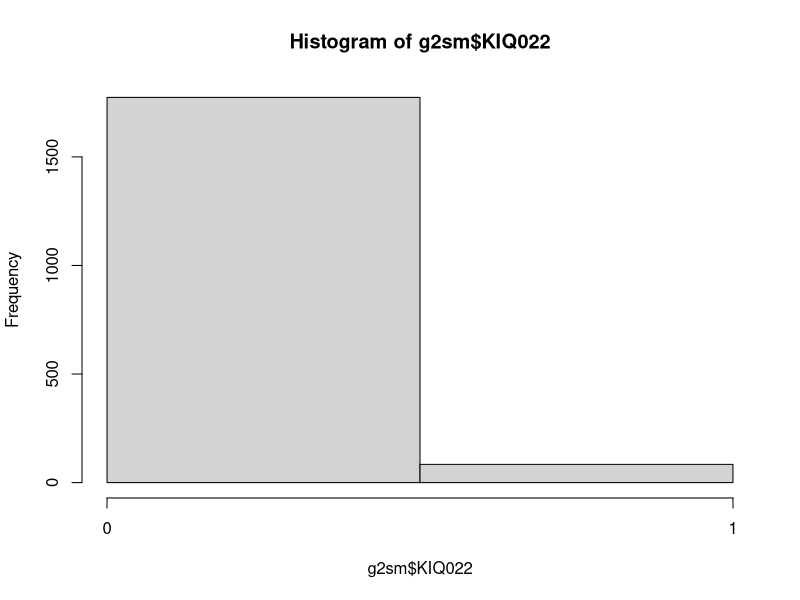
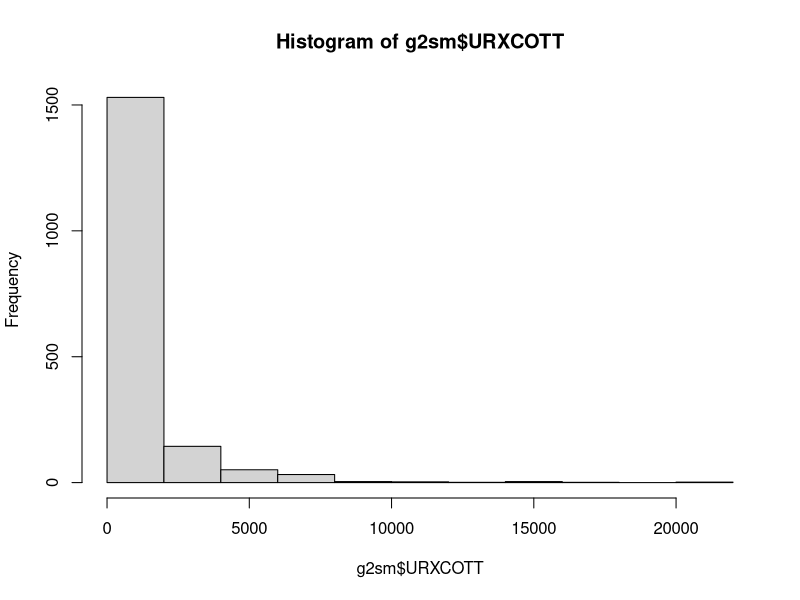
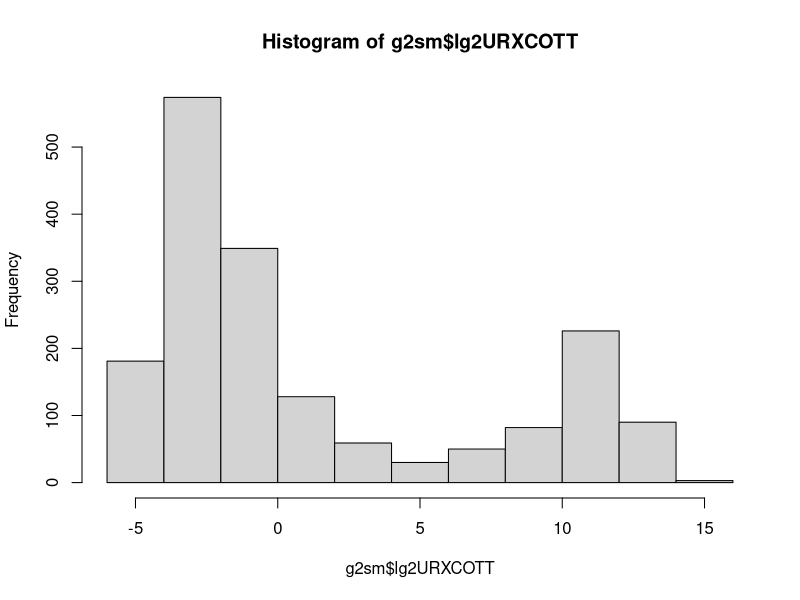
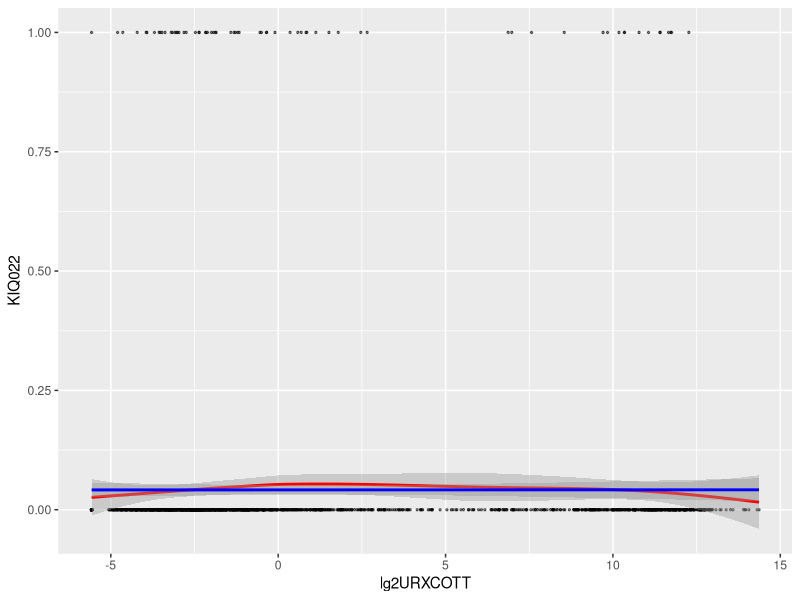

Write the R code that produced these figures, in order.
library(tidyverse) # If you haven't installed previously, first use: install.packages("tidyverse")

conf2015 = read.csv("confounders2015.csv") # Create object for confounders
group2 = read.csv("group2.csv") # Create object for group 2 variables

names(group2) # Check variable names

# Create a new object that only has the variables of interest (confounders haven't been added yet)
g2sm = dplyr::select(group2,"SEQN", "URXCOTT", "KIQ022") # Limit variables to exposure & outcome

# Looking more closely at your data
summary(g2sm) # Look at summary statistics - problems with outcome and exposure
# Outcome - should be binary with only 2 values
# Exposure - distribution is skewed due to outliers (compare median, mean, quartiles)

# Outcome: in the codebook, we see that for KIQ022, 7 means refused and 9 means don't know
g2sm <- dplyr::filter(g2sm, g2sm$KIQ022 < 3) # Remove values greater than 2
summary(g2sm$KIQ022) # Check that all values are between 1 and 2
head(g2sm$KIQ022, n = 15) # Look at first 15 values
# In our data no = 2, but for binary outcome it is typical to have no = 0
g2sm <- g2sm %>% mutate(KIQ022 = replace(KIQ022, KIQ022 == 2, 0)) # Change no to 0
head(g2sm$KIQ022, n = 15) # Now all values for KIQ022 are 0 or 1, and match prior results
hist(g2sm$KIQ022, breaks = 3, xaxp=c(0,1,1))

# Exposure: distribution is skewed
hist(g2sm$URXCOTT) # Notice that URXCOTT has extreme outliers
quantile(g2sm$URXCOTT, probs = seq(0, 1, 0.1), na.rm = TRUE) # Carefully look at distribution
g2sm$lg2URXCOTT <- log2(g2sm$URXCOTT) # As in class, let's log2 transform exposure
hist(g2sm$lg2URXCOTT) # Now we have a bimodal distribution - we'll ignore that for this exercise

g2sm = na.omit(g2sm) # Eliminate observations that have NA values
head(g2sm, n = 15) # Let's take a final look at our dataset

# Merge variables with confounders
g2all = merge(g2sm, conf2015, by="SEQN") # Merge observations that have matching SEQN
head(g2all, n = 15) # Note that some of the confounders have NA, but we won't worry about that
write_csv(g2all, "g2all.csv") # Write a csv file that has all your variables and confounders

# Fit a logistic model to the data without confounders and look at results
glm.g2all = glm(KIQ022 ~ lg2URXCOTT, family = binomial(link = "logit"), data = g2all)
summary(glm.g2all)
exp(cbind(OR = coef(glm.g2all), confint(glm.g2all)))

# Fit data with confounders and see how data changes
glm.g2allconf = glm(KIQ022 ~ lg2URXCOTT + RIDAGEYR + factor(RIAGENDR) + factor(RIDRETH3) +
                      INDHHIN2 + INDFMPIR, family = binomial(link = "logit"), data = g2all)
summary(glm.g2allconf)
exp(cbind(OR = coef(glm.g2allconf), confint(glm.g2allconf)))

# Look at a plot of fitted model (even though it's not very informative.)
ggplot(data = glm.g2allconf, mapping = aes(x = lg2URXCOTT, y = KIQ022)) +
  geom_point(size = 0.5, alpha = 0.5) +
  geom_smooth(method = "loess", color = "red") +
  geom_smooth(method = "lm", color = "blue")

